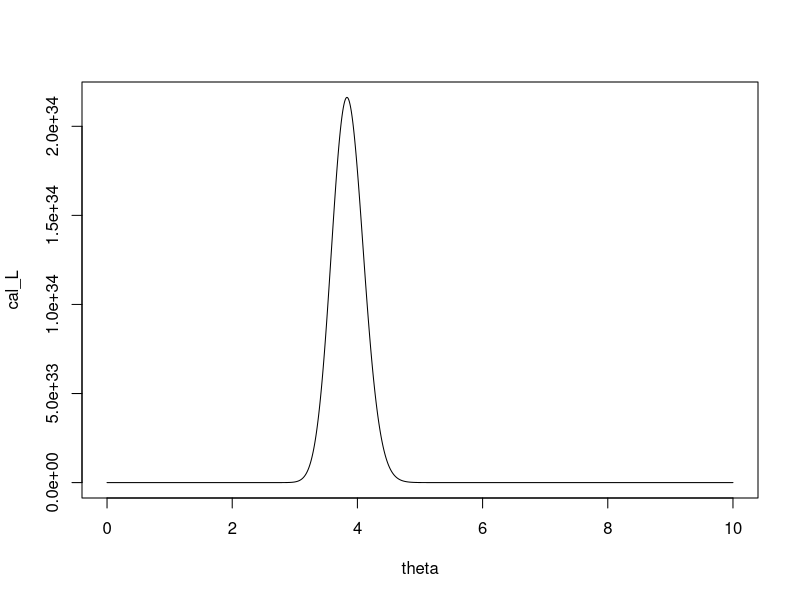
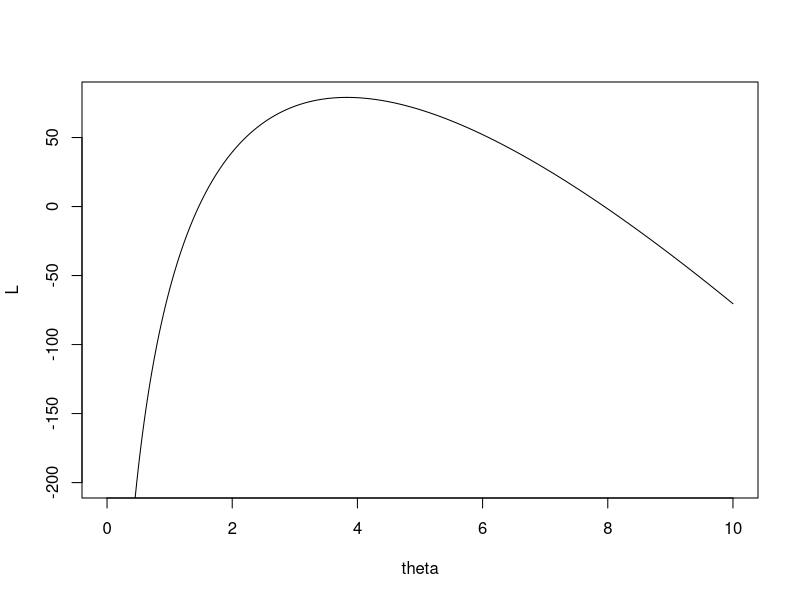
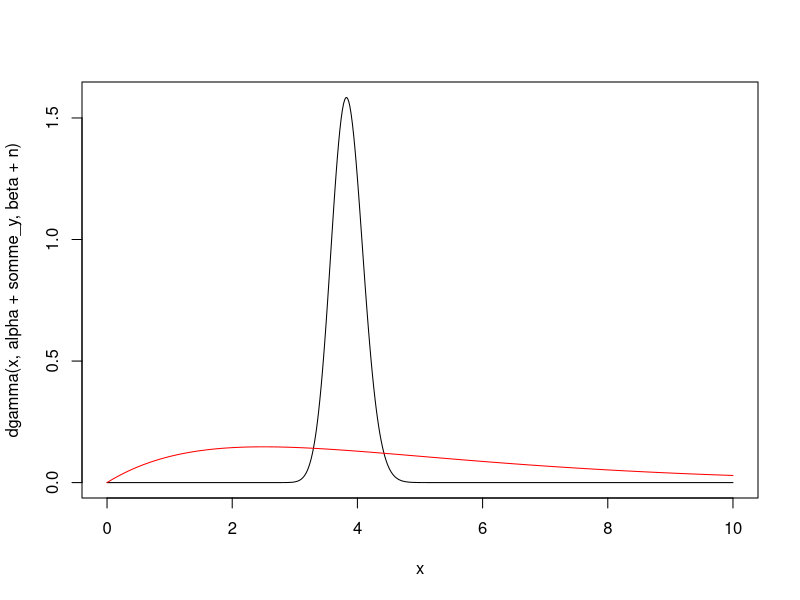

Recreate these plots in R, in order.
## ---- chunk 1
n = 60; somme_y = 230; theta = seq(0, 10, by=0.001)
cal_L = exp(-n*theta) * theta^somme_y
plot(theta, cal_L, type='l')
## ---- chunk 2
L = -n*theta + somme_y*log(theta)
plot(theta, L, type='l', ylim=c(-200, max(L)))
## ---- chunk 3
n = 60; somme_y = 230; alpha=2; beta=0.4
x = seq(0, 10, by=0.02)
plot(x, dgamma(x, alpha+somme_y, beta+n), type='l')
lines(x, dgamma(x, alpha, beta), col='red')
